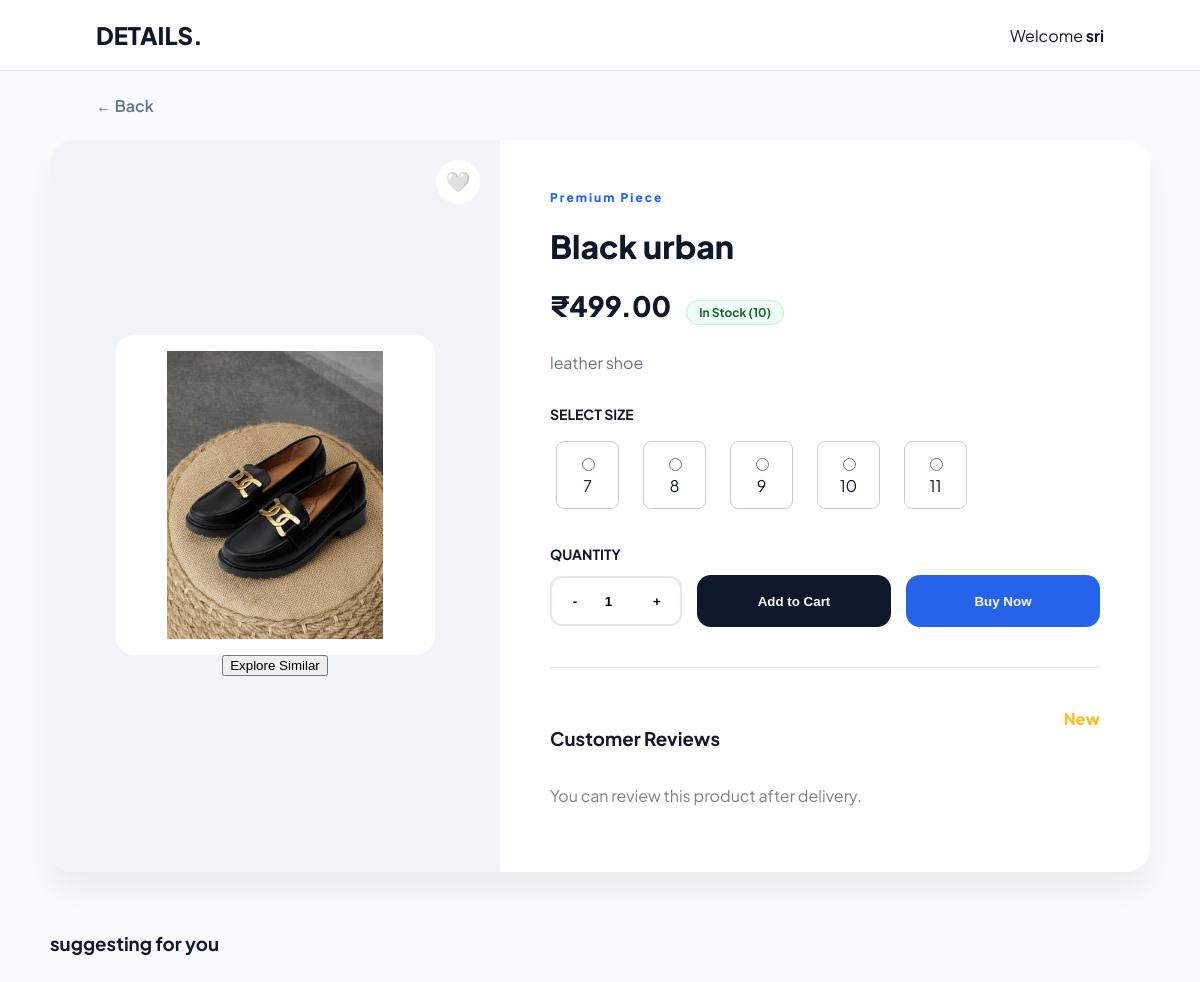
Page /product/10/ (signed in) on the committed database.
### category/models.py (models this page shows, shortened)
class Product(models.Model):
    category = models.ForeignKey(Category, on_delete=models.CASCADE)
    subcategory = models.ForeignKey(SubCategory, on_delete=models.CASCADE)
    name = models.CharField(max_length=200)
    description = models.TextField()
    price = models.DecimalField(max_digits=10, decimal_places=2)
    image = models.ImageField(upload_to='products/')
    stock=models.IntegerField(default=0)
    low_stock_threshold = models.IntegerField(default=0)

class ProductVariant(models.Model):  #adding M,L,XL   size to products
    product = models.ForeignKey(Product, on_delete=models.CASCADE, related_name="variants")
    attribute_value = models.ForeignKey(AttributeValue, on_delete=models.CASCADE)
    stock = models.IntegerField(default=10)

class AttributeValue(models.Model):    # like M,L,XL,XXL
    attribute = models.ForeignKey(ProductAttribute, on_delete=models.CASCADE, related_name="values")
    value = models.CharField(max_length=50)

### category/views.py (the view, shortened to what this page needs)
# urls.py: path("product/<int:product_id>/", views.product_detail, name="product_detail"),
@login_required
def product_detail(request, product_id):
    product = get_object_or_404(Product, id=product_id)
    variants = ProductVariant.objects.filter(product=product)
    recent = request.session.get('recently_viewed', [])
    if product_id in recent:
        recent.remove(product_id)
    recent.insert(0, product_id)
    request.session['recently_viewed'] = recent[:5]
    wishlist, _ = Wishlist.objects.get_or_create(user=request.user)
    in_wishlist = WishlistItem.objects.filter(
        wishlist=wishlist,
        product=product
    ).exists()
    reviews = product.reviews.all().order_by("-created_at")
    avg_rating = reviews.aggregate(Avg('rating'))['rating__avg']
    return render(request, "product_detail.html", {
        "product": product,
        "variants": variants,  # ADD THIS
        "in_wishlist": in_wishlist,
        "reviews": reviews,
        "avg_rating": avg_rating,
    })

### category/templates/product_detail.html (shortened to what this page needs)
<!DOCTYPE html>
<html>
<head>
</head>
<body>
<div class="nav-bar">
<div class="nav-logo">DETAILS.</div>
<div>Welcome <b>{{ request.user.username }}</b></div>
</div>
<a href="{% url 'dashboard' %}" class="back-btn">← Back</a>
<div class="product-card">
<div class="image-outer">
<div class="image-inner">
<img src="{{ product.image.url }}">
</div>
<button id="wishlist-btn" class="wish-float" onclick="toggleWishlist({{product.id}})">
{% if in_wishlist %}❤️{% else %}🤍{% endif %}
</button>
<button onclick="showSimilar({{product.id}})">Explore Similar</button>
</div>
<div class="details-pane">
<div class="tag">Premium Piece</div>
<h1 class="title">{{ product.name }}</h1>
<div class="price-row">
<span class="curr-price">₹{{ product.price }}</span>
{% if product.stock > 0 %}
<span class="stock-pill">In Stock ({{product.stock}})</span>
{% else %}
<span class="stock-pill" style="background:#fee2e2;color:#b91c1c;">Out of Stock</span>
{% endif %}
</div>
<p style="color:var(--muted);line-height:1.6;margin-bottom:30px;">
{{ product.description }}
</p>
<form method="POST" action="{% url 'add_to_cart' product.id %}" onsubmit="return validateSize(event)">
<div class="size-header">SELECT SIZE</div>
<div class="size-options" id="size-container">
{% for variant in variants %}
<label class="size-box {% if variant.stock == 0 %}disabled{% endif %}">
<input type="radio"
name="variant_id"
value="{{variant.id}}"
class="size-radio"
data-stock="{{variant.stock}}"
{% if variant.stock == 0 %}disabled{% endif %}>
<div>{{variant.attribute_value.value}}</div>
</label>
{% endfor %}
</div>
<div class="size-header">QUANTITY</div>
<div class="controls-row">
<div class="qty-box">
<button type="button" onclick="decrease()">-</button>
<input type="number" id="quantity" name="quantity" value="1" readonly>
<button type="button" onclick="increase()">+</button>
</div>
<button type="submit" class="btn btn-cart">Add to Cart</button>
<button type="submit" formaction="{% url 'buy_now' product.id %}" class="btn btn-buy">Buy Now</button>
</div>
</form>
<div style="border-top:1px solid var(--border);padding-top:40px;margin-top:40px">
<div style="display:flex;justify-content:space-between">
<h3>Customer Reviews</h3>
<span style="color:#fbbf24;font-weight:800">
{% if avg_rating %}{{avg_rating|floatformat:1}} ★{% else %}New{% endif %}
</span>
</div>
{% if user.is_authenticated %}
{% if can_review %}
<form method="POST" style="margin-bottom:30px">
{% csrf_token %}
<input type="hidden" name="rating" id="rating-input" value="{{user_review.rating|default:''}}">
<div id="star-box">
<span class="star" data-value="1">★</span>
<span class="star" data-value="2">★</span>
<span class="star" data-value="3">★</span>
<span class="star" data-value="4">★</span>
<span class="star" data-value="5">★</span>
</div>
<textarea name="comment"
style="width:100%;padding:15px;border-radius:12px;border:2px solid var(--border);min-height:80px">
{{user_review.comment|default:''}}
</textarea>
<button type="submit" style="margin-top:10px;background:var(--dark);color:white;padding:10px 25px;border:none;border-radius:10px;">
{% if user_review %}Update Review{% else %}Submit Review{% endif %}
</button>
</form>
{% else %}
<p style="color:gray">You can review this product after delivery.</p>
{% endif %}
{% endif %}
</div>
</div>
</div>
<div id="similar-section" style="max-width:1100px;margin:0 auto 100px">
<h3>suggesting for you</h3>
</div>
</body>
</html>

### category/templates/product_detail.html (style rules this page uses)
:root { --brand:#2563eb; --dark:#0f172a; --muted:#64748b; --bg:#f8fafc; --surface:#ffffff; --border:#e2e8f0; --error:#ef4444; --success:#22c55e; }
body { margin:0; font-family:'Plus Jakarta Sans',sans-serif; background:var(--bg); color:var(--dark); }
.nav-bar { background:var(--surface); padding:1.25rem 8%; display:flex; justify-content:space-between; align-items:center; border-bottom:1px solid var(--border); position:sticky; top:0; z-index:100; }
.nav-logo { font-weight:800;font-size:1.5rem; }
.back-btn { display:inline-flex; align-items:center; margin:24px 8%; text-decoration:none; color:var(--muted); font-weight:600; }
.product-card { max-width:1100px; margin:0 auto 60px; display:grid; grid-template-columns:450px 1fr; background:white; border-radius:24px; overflow:hidden; box-shadow:0 20px 25px rgba(0,0,0,0.05); }
.image-outer { background:#f1f5f9; display:flex; flex-direction:column; align-items:center; justify-content:center; padding:40px; position:relative; }
.image-inner { width:100%; max-width:320px; height:320px; background:white; border-radius:20px; display:flex; align-items:center; justify-content:center; }
.image-inner img { max-width:90%; max-height:90%; object-fit:contain; }
.wish-float { position:absolute; top:20px; right:20px; background:white; border:none; width:44px; height:44px; border-radius:50%; cursor:pointer; font-size:20px; }
.details-pane { padding:50px; }
.tag { color:var(--brand); font-weight:800; font-size:12px; letter-spacing:2px; }
.title { font-size:32px; font-weight:800; }
.price-row { margin:15px 0 25px; display:flex; gap:15px; align-items:baseline; }
.curr-price { font-size:28px; font-weight:800; }
.stock-pill { padding:4px 12px; border-radius:100px; font-size:12px; font-weight:700; background:#f0fdf4; color:#166534; border:1px solid #bbf7d0; }
.size-header { font-weight:700; font-size:14px; margin-bottom:12px; }
.size-options { display:flex; flex-wrap:wrap; gap:12px; margin-bottom:30px; }
.size-box { display:inline-block; border:1px solid #ccc; padding:12px 20px; margin:6px; border-radius:8px; cursor:pointer; text-align:center; }
.controls-row { display:flex; gap:15px; align-items:center; margin-bottom:30px; }
.qty-box { display:flex; align-items:center; border:2px solid var(--border); border-radius:12px; padding:4px; }
.qty-box button { width:38px; height:38px; border:none; background:none; font-weight:bold; cursor:pointer; }
.qty-box input { width:40px; text-align:center; border:none; font-weight:800; }
.btn { flex:1; height:52px; border-radius:14px; border:none; font-weight:700; cursor:pointer; color:white; }
.btn-cart { background:var(--dark); }
.btn-buy { background:var(--brand); }

### rows in the picture
Product: image (picture), name "Black urban", price "499.00", stock "10", description "leather shoe"
ProductVariant: stock "☐ 7", attribute_value.value "7"
ProductVariant: stock "☐ 8", attribute_value.value "8"
ProductVariant: stock "☐ 9", attribute_value.value "9"
ProductVariant: stock "☐ 10", attribute_value.value "10"
ProductVariant: stock "☐ 11", attribute_value.value "11"

### other values in the picture
{{ request.user.username }} "sri"
